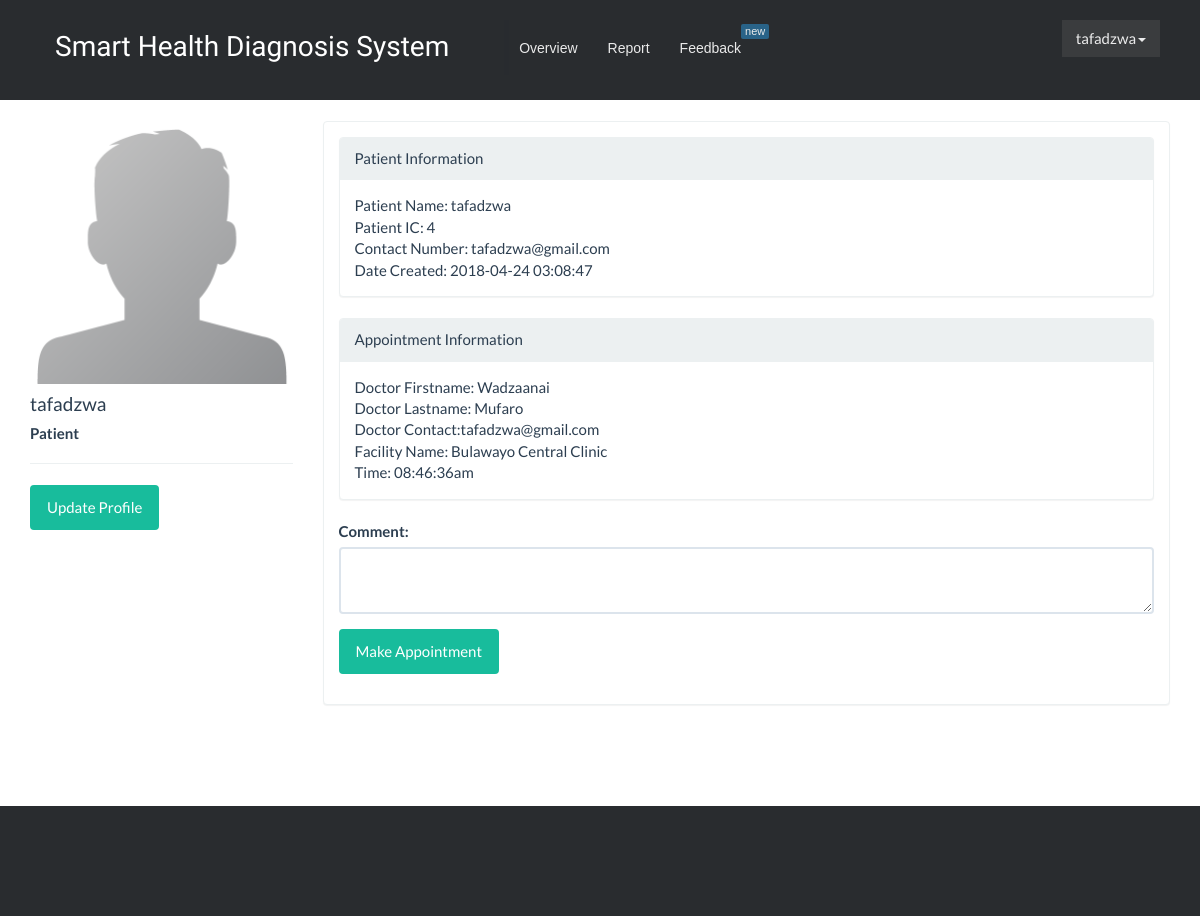
/appointment.php?id=3 (signed in), run on an earlier commit of the app's database.
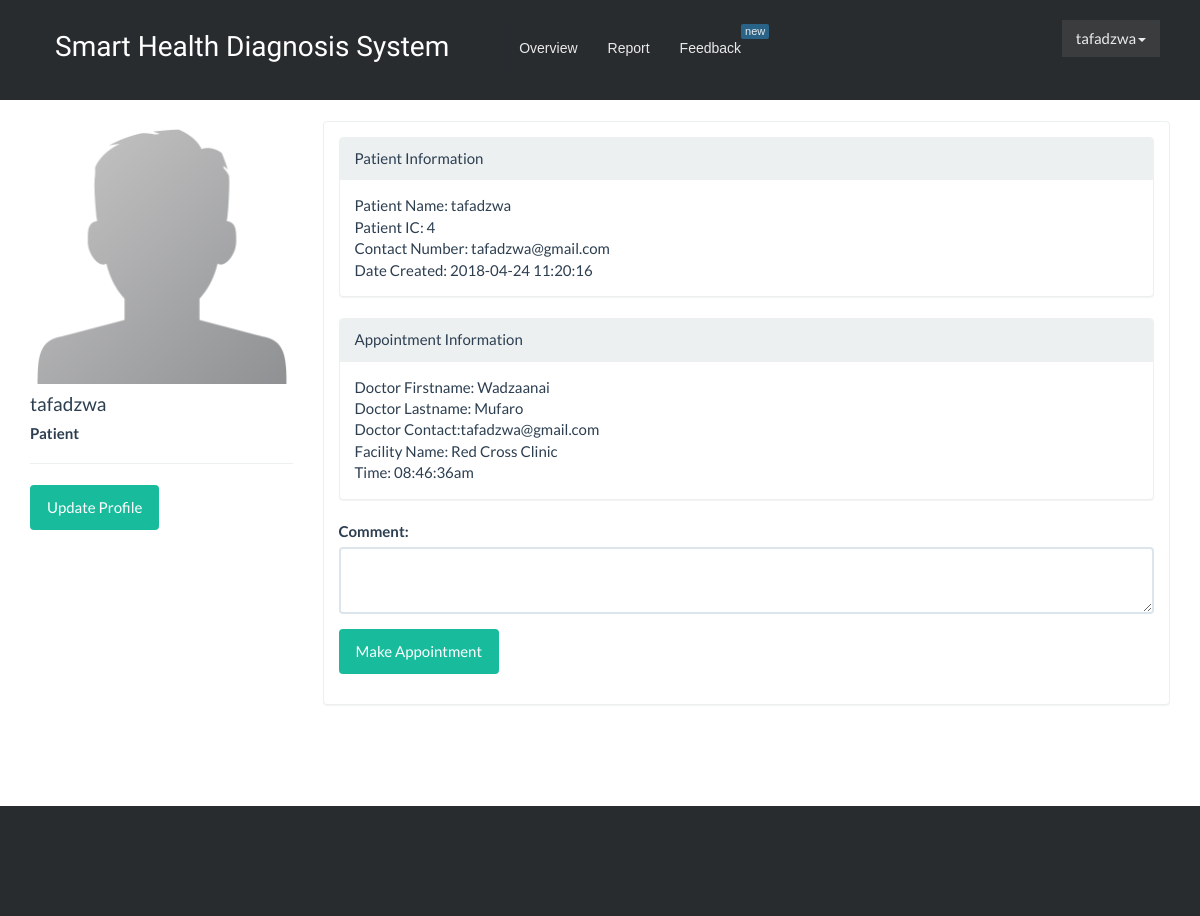
And on a later commit of the database.
### tables this page shows
CREATE TABLE `practitioner` (
  `id` int(11) NOT NULL,
  `firstname` varchar(250) NOT NULL,
  `lastname` varchar(250) NOT NULL,
  `contact_details` varchar(250) NOT NULL,
  `date_created` varchar(250) NOT NULL,
  `gender` varchar(1) NOT NULL,
  `facility_id` int(11) NOT NULL,
  `speciality` varchar(250) NOT NULL,
  `disease_id` int(11) NOT NULL
);

CREATE TABLE `facility` (
  `id` int(11) NOT NULL,
  `name` varchar(250) NOT NULL,
  `city_id` int(250) NOT NULL,
  `address` varchar(250) NOT NULL,
  `latitude` double NOT NULL,
  `longitude` double NOT NULL
);

### appointment.php (the view, shortened to what this page needs)
<!DOCTYPE html>
<html>
<head>
    <link rel="stylesheet" href="assets/patientassets/bootstrap/css/bootstrap.min.css">
    <link rel="stylesheet" href="assets/patientassets/css/styles.css">
    <link rel="stylesheet" href="assets/patientassets/css/Google-Style-Login.css">
    <link rel="stylesheet" href="assets/patientassets/css/Pretty-Header.css">
    <link rel="stylesheet" href="assets/patientassets/css/Pretty-Footer.css">
</head>
<body>
<nav class="navbar navbar-static-top custom-header">
    <div class="container-fluid">
        <div class="navbar-header"><a class="navbar-brand navbar-link" href="#">Smart Health Diagnosis System</a>
        </div>
        <div class="collapse navbar-collapse" id="navbar-collapse">
            <ul class="nav navbar-nav links">
                <li role="presentation"><a href="#">Overview </a></li>
                <li role="presentation"><a href="#">Report </a></li>
                <li role="presentation"><a href="#" class="custom-navbar"> Feedback<span class="badge">new</span></a></li>
            </ul>
            <ul class="nav navbar-nav navbar-right">
                <li class="dropdown"> <?php if (isset($_SESSION['user'])) : ?>
                    <?php endif ?>
                    <a class="dropdown-toggle" data-toggle="dropdown" ><i class="fa fa-user"></i> <?php echo $_SESSION['user']['username']; ?><b class="caret"></b></a>
                </li>
            </ul>
        </div>
    </div>
</nav>
<div class="container">
    <div class="row">
        <div class="col-md-3 col-sm-3">
            <div class="user-wrapper">
                <img src="images/user_profile.png" class="img-responsive" />
                <div class="description">
                    <h4> <?php echo $_SESSION['user']['username']; ?></h4>
                    <h5> <strong>Patient</strong></h5>
                    <hr />
                    <button type="button" class="btn btn-success" data-toggle="modal" data-target="#myModal">Update Profile</button>
                </div>
            </div>
        </div>
        <div class="col-md-9 col-sm-9  user-wrapper">
            <div class="description">
                <div class="panel panel-default">
                    <div class="panel-body">
                        <form class="form" role="form" method="POST" accept-charset="UTF-8">
                            <div class="panel panel-default">
                                <div class="panel-heading">Patient Information</div>
                                <div class="panel-body">
                                    Patient Name: <?php echo $_SESSION['user']['username']; ?><br>
                                    Patient IC: <?php echo $_SESSION['user']['id'] ?><br>
                                    Contact Number: <?php echo $_SESSION['user']['email']; ?><br>
                                    Date Created: <?php echo $_SESSION['user']['date_create']; ?>
                                </div>
                            </div>
                            <?php
                            $doctor = $_GET['id'];
                            $conn=mysqli_connect('localhost', 'root', '', 'ehealth');
                            $sql = "SELECT * FROM practitioner JOIN facility ON practitioner.facility_id = facility.id  WHERE practitioner.id ='$doctor' ";
                            $result = mysqli_query($conn, $sql);
                            $row = mysqli_fetch_array($result);
                            $firstname = $row['firstname'];
                            $lastname=$row['lastname'];
                            $contact_details=$row['contact_details'];
                            $facility=$row['name'];
                                    ?>
                            <div class="panel panel-default">
                                <div class="panel-heading">Appointment Information</div>
                                <div class="panel-body">
                                    Doctor Firstname: <?php echo $firstname; ?><br>
                                    Doctor Lastname: <?php echo $lastname; ?><br>
                                    Doctor Contact:<?php echo $contact_details;?><br>
                                    Facility Name: <?php echo $facility; ?><br>
                                    Time: <?php echo date("h:i:sa"); ?><br>
                                </div>
                            </div>
                            <div class="form-group">
                                <label for="message-text" class="control-label">Comment:</label>
                                <textarea class="form-control" name="comment" required></textarea>
                            </div>
                            <div class="form-group">
                                <input type="submit" name="appointment" id="submit" class="btn btn-success" value="Make Appointment">
                            </div>
                        </form>
                    </div>
                </div>
            </div>
        </div>
    </div>
</div>
<footer></footer>
</body>
</html>

What changed in the data, as far as the page shows it:
changed practitioner "Wadzaanai": facility.name "Bulawayo Central Clinic" → "Red Cross Clinic"
Also different on the page:
$_SESSION['user']['date_create']: "2018-04-24 03:08:47" → "2018-04-24 11:20:16"
